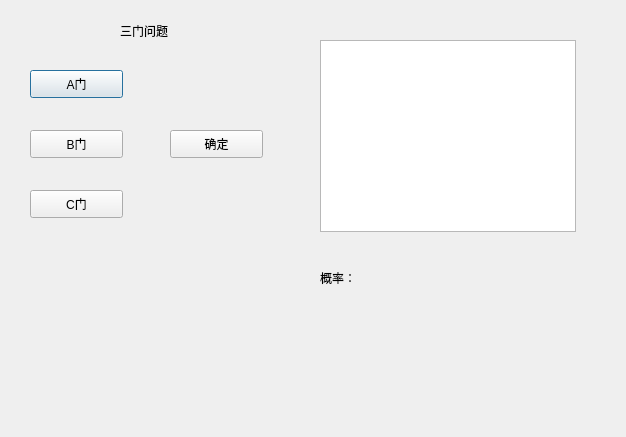
<?xml version="1.0" encoding="UTF-8"?>
<ui version="4.0">
 <class>Dialog</class>
 <widget class="QDialog" name="Dialog">
  <property name="geometry">
   <rect>
    <x>0</x>
    <y>0</y>
    <width>626</width>
    <height>437</height>
   </rect>
  </property>
  <property name="windowTitle">
   <string>Dialog</string>
  </property>
  <widget class="QPushButton" name="pushButton">
   <property name="geometry">
    <rect>
     <x>30</x>
     <y>70</y>
     <width>93</width>
     <height>28</height>
    </rect>
   </property>
   <property name="text">
    <string>A门</string>
   </property>
  </widget>
  <widget class="QPushButton" name="pushButton_2">
   <property name="geometry">
    <rect>
     <x>30</x>
     <y>130</y>
     <width>93</width>
     <height>28</height>
    </rect>
   </property>
   <property name="text">
    <string>B门</string>
   </property>
  </widget>
  <widget class="QPushButton" name="pushButton_3">
   <property name="geometry">
    <rect>
     <x>30</x>
     <y>190</y>
     <width>93</width>
     <height>28</height>
    </rect>
   </property>
   <property name="text">
    <string>C门</string>
   </property>
  </widget>
  <widget class="QPushButton" name="pushButton_4">
   <property name="geometry">
    <rect>
     <x>170</x>
     <y>130</y>
     <width>93</width>
     <height>28</height>
    </rect>
   </property>
   <property name="text">
    <string>确定</string>
   </property>
  </widget>
  <widget class="QLabel" name="label">
   <property name="geometry">
    <rect>
     <x>320</x>
     <y>270</y>
     <width>41</width>
     <height>16</height>
    </rect>
   </property>
   <property name="text">
    <string>概率：</string>
   </property>
  </widget>
  <widget class="QTextBrowser" name="textBrowser">
   <property name="geometry">
    <rect>
     <x>320</x>
     <y>40</y>
     <width>256</width>
     <height>192</height>
    </rect>
   </property>
  </widget>
  <widget class="QLabel" name="label_2">
   <property name="geometry">
    <rect>
     <x>370</x>
     <y>270</y>
     <width>72</width>
     <height>15</height>
    </rect>
   </property>
   <property name="text">
    <string/>
   </property>
  </widget>
  <widget class="QLabel" name="label_3">
   <property name="geometry">
    <rect>
     <x>120</x>
     <y>10</y>
     <width>161</width>
     <height>41</height>
    </rect>
   </property>
   <property name="text">
    <string>三门问题</string>
   </property>
  </widget>
 </widget>
 <resources/>
 <connections/>
</ui>
